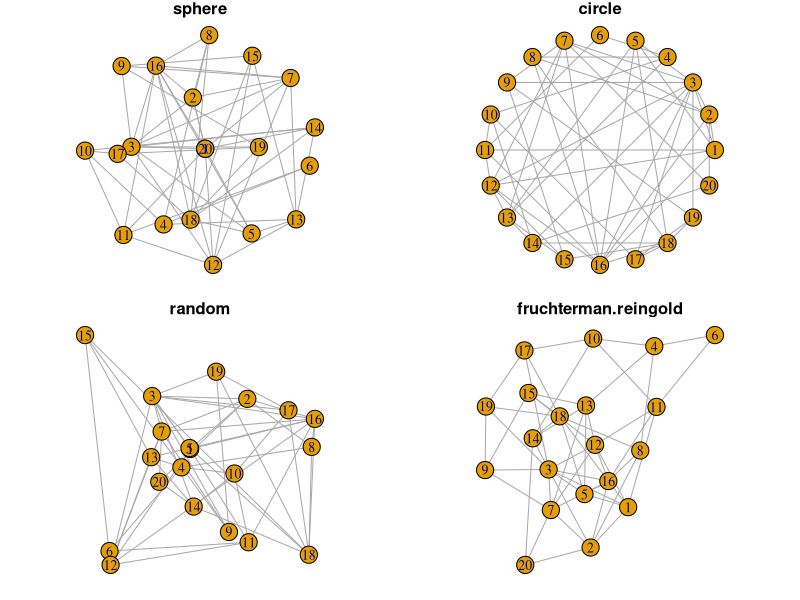

R code for this plot:
# library
library(igraph)
 
# Create data
data <- matrix(sample(0:1, 400, replace=TRUE, prob=c(0.8,0.2)), nrow=20)
network <- graph_from_adjacency_matrix(data , mode='undirected', diag=F )
 
# When ploting, we can use different layouts:
pdf("1.graph.pdf")
par(mfrow=c(2,2), mar=c(1,1,1,1))
plot(network, layout=layout.sphere, main="sphere")
plot(network, layout=layout.circle, main="circle")
plot(network, layout=layout.random, main="random")
plot(network, layout=layout.fruchterman.reingold, main="fruchterman.reingold")
dev.off()
# See the complete list with
# help(layout)